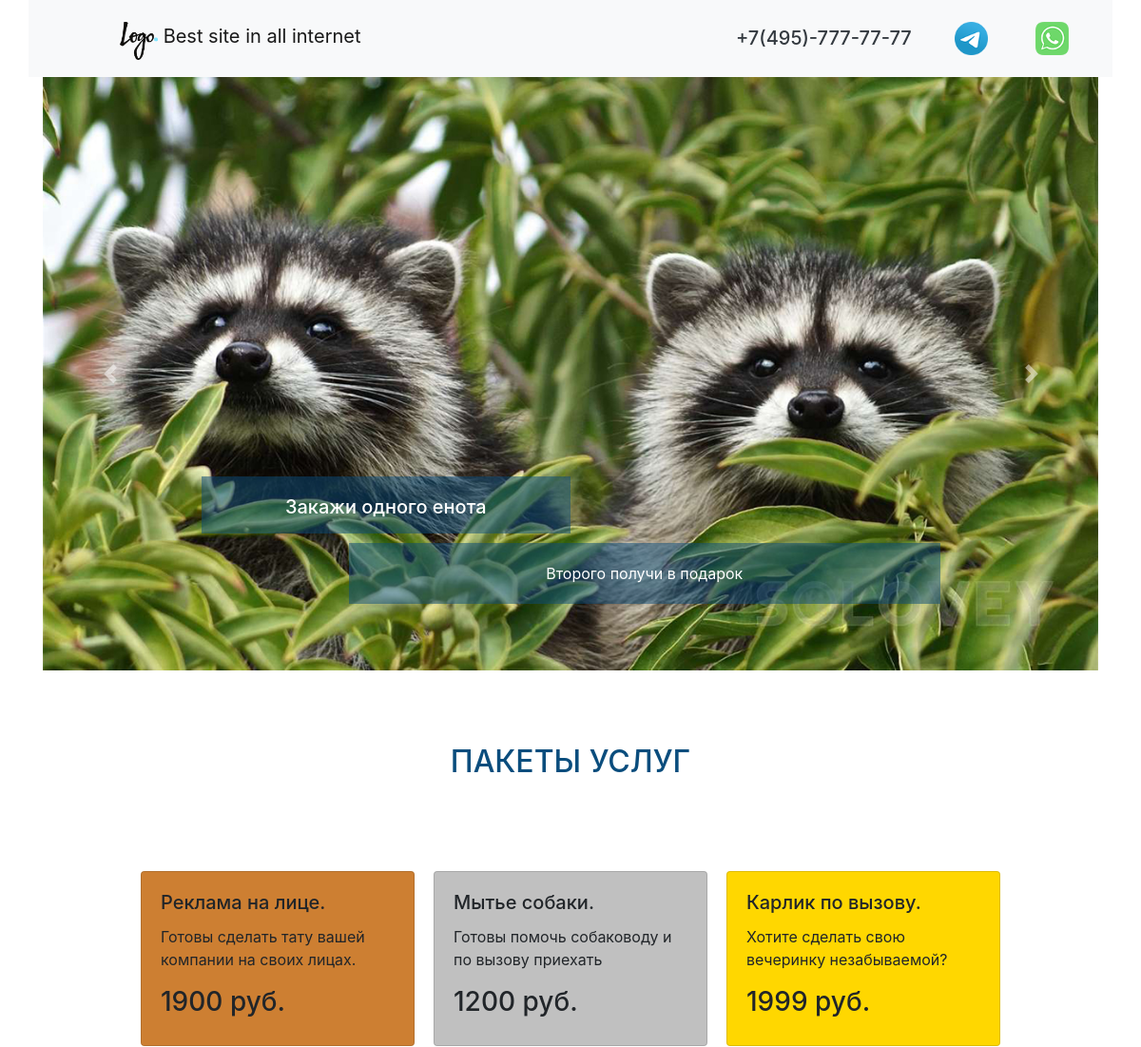
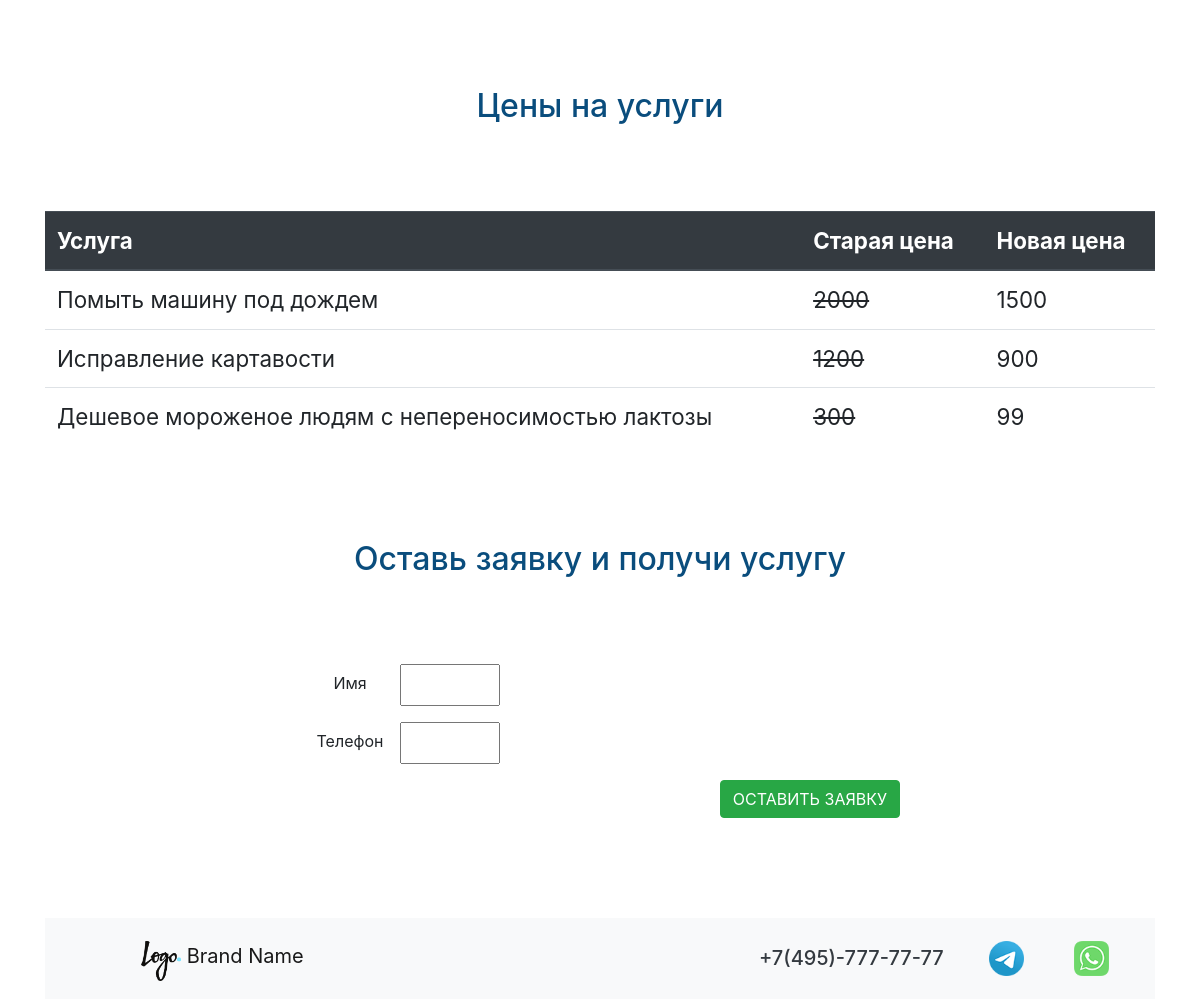
The page / on the database its author committed (2 pictures, top to bottom).
### slider/models.py (models this page shows, shortened)
class Slider(models.Model):
    slider_img = models.ImageField(upload_to='slidering/')
    slider_title = models.CharField(max_length=200, verbose_name='Заголовок')
    slider_text = models.CharField(max_length=200, verbose_name='Текст')
    css_slider = models.CharField(max_length=200, null=True, default='-', verbose_name='CSS-класс')
    class Meta:
        verbose_name = 'Слайд'
        verbose_name_plural = 'Слайды'

### priceAPP/models.py (models this page shows, shortened)
class PriceCard(models.Model):
    pc_title = models.CharField(max_length=50, verbose_name='Имя', default='-')
    pc_value = models.CharField(max_length=50, verbose_name='Цена')
    pc_description = models.CharField(max_length=50, verbose_name='Описание')
    def __str__(self):
        return self.pc_value
    class Meta:
        verbose_name = 'Цена'
        verbose_name_plural = 'Цены'

class PriceTable(models.Model):
    pt_title = models.CharField(max_length=200, verbose_name='Услуга')
    pt_old_price = models.CharField(max_length=200, verbose_name='Старая цена')
    pt_new_price = models.CharField(max_length=200, verbose_name='Новая цена')
    class Meta:
        verbose_name = 'Услуга'
        verbose_name_plural = 'Услуги'

### crm/views.py (the view)
# urls.py: path('', views.first_page),
def first_page(request):
    slider_list = Slider.objects.all()
    price_card_1 = PriceCard.objects.get(pk=1)
    price_card_2 = PriceCard.objects.get(pk=2)
    price_card_3 = PriceCard.objects.get(pk=3)
    price_table = PriceTable.objects.all()
    form = OrderForm()
    dict_objects = {'slider_list': slider_list,
                    'price_table': price_table,
                    'price_card_1': price_card_1,
                    'price_card_2': price_card_2,
                    'price_card_3': price_card_3,
                    'form': form}
    return render(request, './index.html', dict_objects)

### crm/forms.py
class OrderForm(forms.Form):
    name = forms.CharField(max_length=200,
                           widget=forms.TextInput(attrs={'class': 'col-sm-2 col-form-label'}))
    phone = forms.CharField(max_length=200,
                            widget=forms.TextInput(attrs={'class': 'col-sm-2 col-form-label'}))

### templates/index.html (shortened to what this page needs)
{% extends 'base.html' %}
{% load static %}
{% block index %}
	{% include 'carusel.html' %}
	{% include 'price.html' %}
  	<section>
  		<div class="container class_form">
  			<h1 class="text-3">Оставь заявку и получи услугу</h1>
  			<div class="row justify-content-center">
  			<form action="{% url 'thanks_page' %}" method="POST" style="width: 50%;">
			  <div class="form-group row">
			    <label for="inputEmail3" class="col-sm-2 col-form-label">Имя</label><br>
			      {{ form.name }}
			  </div>
			  <div class="form-group row">
			    <label for="inputEmail3" class="col-sm-2 col-form-label">Телефон</label><br>
				  {{ form.phone }}
			  </div>
			  <div style="float: right;" class="form-group row">
			      <button type="submit" class="btn btn-success">ОСТАВИТЬ ЗАЯВКУ</button>
			  </div>
			</form>
			</div>
  		</div>
  	</section>
{% endblock %}

### templates/base.html (shortened to what this page needs)
{% load static %}
<!doctype html>
<html lang="ru">
  <head>
    <link href="{% static 'external.css' %}" rel="stylesheet">
    <link rel="stylesheet" href="https://cdn.jsdelivr.net/npm/bootstrap@4.5.3/dist/css/bootstrap.min.css">
  </head>
  <body>
	<nav class="navbar navbar-light bg-light container">
	  <a class="navbar-brand logo-top" href="#">
	    <img src="{% static '/img/Logo.png' %}" width="40" height="40" class="d-inline-block align-top" alt="" loading="lazy">
	    Best site in all internet
	  </a>
	  <div class="contact-top">
                <a class="whatsapp-number" href="https://web.whatsapp.com/"></a>
                <a class="telegram-number" href="https://t.me/"></a>
              <a class="phone-number text-dark" href="tel:+74957777777">
              	<h5>+7(495)-777-77-77</h5></a>
      </div>
	</nav>
{% block index %}
{% endblock %}
<footer>
  		<div class="container">
  			<nav class="navbar navbar-light bg-light container">
			    <a class="navbar-brand logo-top" href="#">
			    	<img src="{% static '/img/Logo.png' %}" width="40" height="40" class="d-inline-block align-top" alt="" loading="lazy">
			    	Brand Name
			    </a>
	  			<div class="contact-top">
	                <a class="whatsapp-number" href="https://web.whatsapp.com/"></a>
	                <a class="telegram-number" href="https://t.me/"></a>
	              	<a class="phone-number text-dark" href="tel:+74957777777">
	              	<h5>+7(495)-777-77-77</h5></a>
      			</div>
			</nav>
  		</div>
  	    </footer>
  </body>
</html>

### templates/carusel.html (shortened to what this page needs)
{% load static %}
  	<section>
  		<div id="carouselExampleCaptions" class="carousel slide container" data-ride="carousel">
		  <div class="carousel-inner">
			{% for slide in slider_list %}
		    <div class="carousel-item {{ slide.css_slider }}">
		      <img src="{{ slide.slider_img.url }}" class="d-block w-100"  alt="...">
		      <div class="carousel-caption d-none d-md-block">
		        <h5 class="slaider_h">{{ slide.slider_title }}</h5>
		        <p class="slaider_p">{{ slide.slider_text }}</p>
		      </div>
		    </div>
			{% endfor %}
		  </div>
		  <a class="carousel-control-prev" href="#carouselExampleCaptions" role="button" data-slide="prev">
		    <span class="carousel-control-prev-icon" aria-hidden="true"></span>
		  </a>
		  <a class="carousel-control-next" href="#carouselExampleCaptions" role="button" data-slide="next">
		    <span class="carousel-control-next-icon" aria-hidden="true"></span>
		  </a>
		</div>
  	</section>

### templates/price.html
<section>
  		<div class="container">
  			<h1 class="text-3">ПАКЕТЫ УСЛУГ</h1>
  			<div class="row justify-content-center">
  				<div class="card product_card" style="width: 18rem; background-color: #cd7f32;">
				  <div class="card-body">
				    <h5 class="card-title">{{ price_card_1.pc_title }}</h5>
				    <p class="card-text">{{ price_card_1.pc_description }}</p>
				    <h3>{{ price_card_1 }} руб.</h3>
				  </div>
				</div>
				<div class="card product_card" style="width: 18rem; background-color: #c0c0c0;">
				  <div class="card-body">
				    <h5 class="card-title">{{ price_card_2.pc_title }}</h5>
				    <p class="card-text">{{ price_card_2.pc_description }}</p>
				    <h3>{{ price_card_2 }} руб.</h3>
				  </div>
				</div>
				<div class="card product_card" style="width: 18rem; background-color: #ffd700;">
				  <div class="card-body">
				    <h5 class="card-title">{{ price_card_3.pc_title }}</h5>
				    <p class="card-text">{{ price_card_3.pc_description }}</p>
				    <h3>{{ price_card_3 }} руб.</h3>
				  </div>
				</div>
  			</div>
  		</div>
  	</section>
  	<section>
  		<div class="container">
  			<h1 class="text-3">Цены на услуги</h1>
  			<table class="table table_one">
			  <thead class="thead-dark">
			    <tr>
			      <th scope="col">Услуга</th>
			      <th scope="col">Старая цена</th>
			      <th scope="col">Новая цена</th>
			    </tr>
			  </thead>
			  <tbody>
			  {% for obj in price_table %}
			    <tr>
			      <td>{{ obj.pt_title }}</td>
			      <td><del>{{obj.pt_old_price}}</del></td>
			      <td>{{ obj.pt_new_price }}</td>
			    </tr>
			  {% endfor %}
			  </tbody>
			</table>
  		</div>
  	</section>

### LandingProject/static/external.css (style rules this page uses)
.logo-top { width: 100px; height: 40px; float: left; margin: 0px 0px 5px 80px; }
.phone-number { width: 200px; height: 40px; float: right; margin: 20px 10px 5px 20px; }
.whatsapp-number { width: 35px; height: 35px; float: right; margin: 15px 30px 5px 20px; background: url(./img/wa-image-color.png) no-repeat center top / cover; transition: 0.5s ease-in-out; }
.telegram-number { width: 35px; height: 35px; float: right; margin: 15px 30px 5px 20px; background: url(./img/tg-image-color.png) no-repeat center top / cover; transition: 0.5s ease-in-out; }
.slaider_h { height: 60px; width: 50%; margin: 30px 0px 10px 0px; padding-top: 20px; background-color: rgba(10, 77, 125, 0.5); text-align: center; }
.slaider_p { height: 100%; width: 80%; float: right; margin: 0px 0px 30px 0px; padding-top: 20px; padding-bottom: 20px; background-color: rgba(10, 77, 125, 0.5); text-align: center; }
.text-3 { color: rgb(10, 77, 125); font-size: 2em; text-align: center; padding-top: 7%; padding-bottom: 7%; }
.product_card { margin: 10px; }
.table_one { font-size: 1.4em; }
.class_form { text-align: center; padding-bottom: 7%; }

### rows shown on the page
Slider: slider_img (picture), slider_title "Закажи одного енота", slider_text "Второго получи в подарок"
PriceCard: pc_title "Реклама на лице.", pc_description "Готовы сделать тату вашей компании на своих лицах.", pc_value "1900"
PriceCard: pc_title "Мытье собаки.", pc_description "Готовы помочь собаководу и по вызову приехать", pc_value "1200"
PriceCard: pc_title "Карлик по вызову.", pc_description "Хотите сделать свою вечеринку незабываемой?", pc_value "1999"
PriceTable: pt_title "Помыть машину под дождем", pt_old_price "2000", pt_new_price "1500"
PriceTable: pt_title "Исправление картавости", pt_old_price "1200", pt_new_price "900"
PriceTable: pt_title "Дешевое мороженое людям с непереносимостью лактозы", pt_old_price "300", pt_new_price "99"
